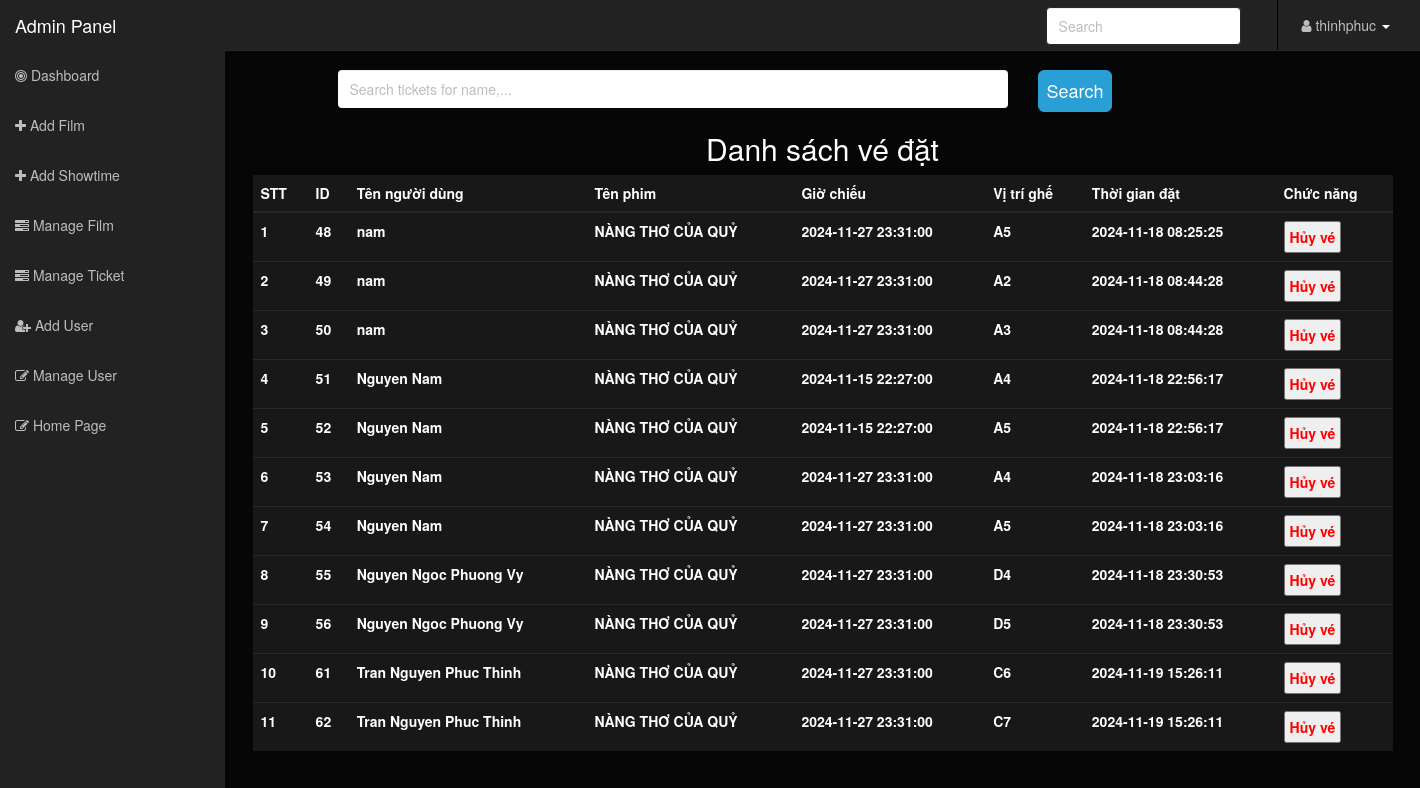
The page /admin/ManageTicket.php (signed in) on the database its author committed.
### tables this page shows
CREATE TABLE `tickets` (
  `id_ticket` int(11) NOT NULL,
  `booking_time` datetime DEFAULT current_timestamp(),
  `id_user` int(11) DEFAULT NULL,
  `id_showtime` int(11) DEFAULT NULL,
  `seats` varchar(11) DEFAULT NULL,
  `id_film` int(5) NOT NULL
);

CREATE TABLE `user` (
  `ID` int(5) NOT NULL,
  `username` varchar(30) NOT NULL,
  `fullname` varchar(50) NOT NULL,
  `password` varchar(100) NOT NULL,
  `email` varchar(50) NOT NULL,
  `birthday` date NOT NULL,
  `sex` varchar(10) NOT NULL,
  `usertype` int(2) NOT NULL
);

CREATE TABLE `film` (
  `id` int(5) NOT NULL,
  `name` varchar(100) NOT NULL,
  `name2` varchar(100) NOT NULL,
  `status` varchar(100) NOT NULL,
  `director` varchar(100) NOT NULL,
  `actor` varchar(100) NOT NULL,
  `category_id` int(2) NOT NULL,
  `type_movie` int(20) NOT NULL,
  `nation_id` int(100) NOT NULL,
  `year` int(4) NOT NULL,
  `image` varchar(100) NOT NULL,
  `description` varchar(1000) NOT NULL,
  `duration` int(5) NOT NULL,
  `num_view` int(11) NOT NULL,
  `author` varchar(30) NOT NULL
);

CREATE TABLE `showtime` (
  `id_showtime` int(11) NOT NULL,
  `time` datetime DEFAULT NULL,
  `id_film` int(11) DEFAULT NULL,
  `id_screens` int(11) DEFAULT NULL
);

### admin/ManageTicket.php (the view, shortened to what this page needs)
<!DOCTYPE html>
<html lang="en">
<head>
    <link rel="stylesheet" type="text/css" href="asset/css/bootstrap.min.css" />
    <link rel="stylesheet" type="text/css" href="asset/font-awesome/css/font-awesome.min.css" />
    <link rel="stylesheet" type="text/css" href="asset/css/local.css" />
    <link rel="stylesheet" type="text/css" href="asset/css/delete.css" />
</head>
<body>
    <div id="wrapper">
        <?php
        include("common.php");
        ?>
        <div class="container">
            <div class="row" id="search-user">
                <form method="post">
                    <div class="row">
                        <div class="col-md-1"></div>
                        <div class="col-md-7">
                            <input style="color:black" class="form-control form-control-lg form-control-borderless" id="searchInput" type="search" placeholder="Search tickets for name,..." name="qry">
                        </div>
                        <div class="col-md-4">
                            <button class="btn btn-lg btn-primary" type="submit" name="button_search" style="padding: 8px">Search</button>
                        </div>
                    </div>
                </form>
            </div>
            <div class="row" id="list-user">
                <div class="col-md-12">
                    <h2 class="text-center">Danh sách vé đặt</h2>
                    <?php
                    $query = "SELECT t.booking_time, t.id_showtime, t.seats, m.name, t.id_ticket,u.fullname, st.time,t.id_user
                          FROM tickets t
                          JOIN showtime st ON t.id_showtime = st.id_showtime
                          JOIN film m ON st.id_film = m.id
                          JOIN user u ON u.ID = t.id_user
                         ";
                    $result = mysqli_query($link, $query);
                    if (mysqli_num_rows($result) > 0) { ?>
                        <table class="table" id="tableTicket" style="margin: 10px 0px">
                            <thead>
                                <tr>
                                    <th scope="col">STT</th>
                                    <th scope="col">ID</th>
                                    <th scope="col">Tên người dùng</th>
                                    <th scope="col">Tên phim</th>
                                    <th scope="col">Giờ chiếu</th>
                                    <th scope="col">Vị trí ghế</th>
                                    <th scope="col">Thời gian đặt</th>
                                    <th>Chức năng</th>
                                </tr>
                            </thead>
                            <tbody>
                                <?php
                                $i = 1;
                                while ($row = mysqli_fetch_assoc($result)) {
                                ?>
                                    <tr id="trTable">
                                        <th> <?php echo $i++ ?> </th>
                                        <th> <?php echo $row["id_ticket"] ?> </th>
                                        <th> <?php echo $row["fullname"] ?> </th>
                                        <th> <?php echo $row["name"] ?> </th>
                                        <th> <?php echo $row["time"] ?> </th>
                                        <th> <?php echo $row["seats"] ?> </th>
                                        <th> <?php echo $row["booking_time"] ?> </th>
                                        <th><button><a style="color:red;text-decoration:none" href="ManageTicket.php?action=delete&idTicket=<?php echo $row['id_ticket'] ?>">Hủy vé</a></button></th>
                                    </tr>
                            <?php
                                }
                            } else {
                                echo "No user like " . $qry;
                            }
                            ?>
                            </tbody>
                        </table>
                </div>
            </div>
        </div>
    </div>
</body>
</html>

### admin/asset/css/delete.css (style rules this page uses)
.form-control-borderless { border: none; }
#list-user button { padding: 4px; }

### rows shown on the page
tickets: id_ticket "48", id_user.fullname "nam", id_film.name "NÀNG THƠ CỦA QUỶ", id_showtime.time "2024-11-27 23:31:00", seats "A5", booking_time "2024-11-18 08:25:25"
tickets: id_ticket "49", id_user.fullname "nam", id_film.name "NÀNG THƠ CỦA QUỶ", id_showtime.time "2024-11-27 23:31:00", seats "A2", booking_time "2024-11-18 08:44:28"
tickets: id_ticket "50", id_user.fullname "nam", id_film.name "NÀNG THƠ CỦA QUỶ", id_showtime.time "2024-11-27 23:31:00", seats "A3", booking_time "2024-11-18 08:44:28"
tickets: id_ticket "51", id_user.fullname "Nguyen Nam", id_film.name "NÀNG THƠ CỦA QUỶ", id_showtime.time "2024-11-15 22:27:00", seats "A4", booking_time "2024-11-18 22:56:17"
tickets: id_ticket "52", id_user.fullname "Nguyen Nam", id_film.name "NÀNG THƠ CỦA QUỶ", id_showtime.time "2024-11-15 22:27:00", seats "A5", booking_time "2024-11-18 22:56:17"
tickets: id_ticket "53", id_user.fullname "Nguyen Nam", id_film.name "NÀNG THƠ CỦA QUỶ", id_showtime.time "2024-11-27 23:31:00", seats "A4", booking_time "2024-11-18 23:03:16"
tickets: id_ticket "54", id_user.fullname "Nguyen Nam", id_film.name "NÀNG THƠ CỦA QUỶ", id_showtime.time "2024-11-27 23:31:00", seats "A5", booking_time "2024-11-18 23:03:16"
tickets: id_ticket "55", id_user.fullname "Nguyen Ngoc Phuong Vy", id_film.name "NÀNG THƠ CỦA QUỶ", id_showtime.time "2024-11-27 23:31:00", seats "D4", booking_time "2024-11-18 23:30:53"
tickets: id_ticket "56", id_user.fullname "Nguyen Ngoc Phuong Vy", id_film.name "NÀNG THƠ CỦA QUỶ", id_showtime.time "2024-11-27 23:31:00", seats "D5", booking_time "2024-11-18 23:30:53"
tickets: id_ticket "61", id_user.fullname "Tran Nguyen Phuc Thinh", id_film.name "NÀNG THƠ CỦA QUỶ", id_showtime.time "2024-11-27 23:31:00", seats "C6", booking_time "2024-11-19 15:26:11"
tickets: id_ticket "62", id_user.fullname "Tran Nguyen Phuc Thinh", id_film.name "NÀNG THƠ CỦA QUỶ", id_showtime.time "2024-11-27 23:31:00", seats "C7", booking_time "2024-11-19 15:26:11"

### other values the page prints
$_SESSION['username'] "thinhphuc"
